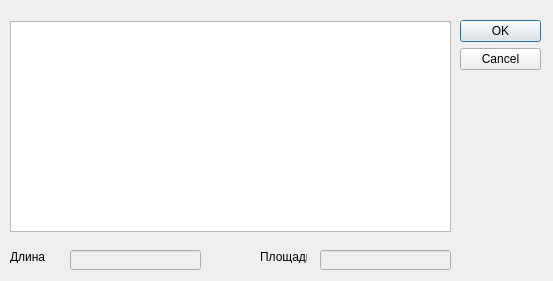
<?xml version="1.0" encoding="UTF-8"?>
<ui version="4.0">
 <class>Dialog</class>
 <widget class="QDialog" name="Dialog">
  <property name="geometry">
   <rect>
    <x>0</x>
    <y>0</y>
    <width>553</width>
    <height>281</height>
   </rect>
  </property>
  <property name="windowTitle">
   <string>Результаты работы</string>
  </property>
  <widget class="QDialogButtonBox" name="buttonBox">
   <property name="geometry">
    <rect>
     <x>460</x>
     <y>20</y>
     <width>81</width>
     <height>241</height>
    </rect>
   </property>
   <property name="orientation">
    <enum>Qt::Vertical</enum>
   </property>
   <property name="standardButtons">
    <set>QDialogButtonBox::Cancel|QDialogButtonBox::Ok</set>
   </property>
  </widget>
  <widget class="QLabel" name="label">
   <property name="geometry">
    <rect>
     <x>260</x>
     <y>250</y>
     <width>47</width>
     <height>13</height>
    </rect>
   </property>
   <property name="text">
    <string>Площадь</string>
   </property>
  </widget>
  <widget class="QLineEdit" name="lineEditArea">
   <property name="enabled">
    <bool>false</bool>
   </property>
   <property name="geometry">
    <rect>
     <x>320</x>
     <y>250</y>
     <width>131</width>
     <height>20</height>
    </rect>
   </property>
  </widget>
  <widget class="QTableWidget" name="tableWidgetResult">
   <property name="geometry">
    <rect>
     <x>10</x>
     <y>21</y>
     <width>441</width>
     <height>211</height>
    </rect>
   </property>
   <property name="rowCount">
    <number>0</number>
   </property>
   <property name="columnCount">
    <number>0</number>
   </property>
  </widget>
  <widget class="QLineEdit" name="lineEditLength">
   <property name="enabled">
    <bool>false</bool>
   </property>
   <property name="geometry">
    <rect>
     <x>70</x>
     <y>250</y>
     <width>131</width>
     <height>20</height>
    </rect>
   </property>
  </widget>
  <widget class="QLabel" name="label_2">
   <property name="geometry">
    <rect>
     <x>10</x>
     <y>250</y>
     <width>47</width>
     <height>13</height>
    </rect>
   </property>
   <property name="text">
    <string>Длина</string>
   </property>
  </widget>
 </widget>
 <resources/>
 <connections>
  <connection>
   <sender>buttonBox</sender>
   <signal>accepted()</signal>
   <receiver>Dialog</receiver>
   <slot>accept()</slot>
   <hints>
    <hint type="sourcelabel">
     <x>248</x>
     <y>254</y>
    </hint>
    <hint type="destinationlabel">
     <x>157</x>
     <y>274</y>
    </hint>
   </hints>
  </connection>
  <connection>
   <sender>buttonBox</sender>
   <signal>rejected()</signal>
   <receiver>Dialog</receiver>
   <slot>reject()</slot>
   <hints>
    <hint type="sourcelabel">
     <x>316</x>
     <y>260</y>
    </hint>
    <hint type="destinationlabel">
     <x>286</x>
     <y>274</y>
    </hint>
   </hints>
  </connection>
 </connections>
</ui>
